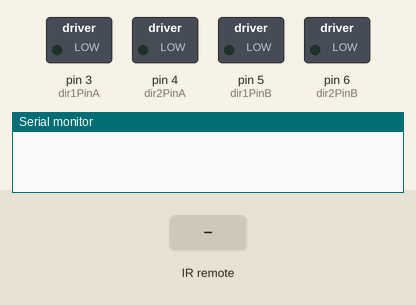
This sketch was run on a simulated Arduino Uno, built with avr-gcc and run on an emulated ATmega328P. On the bench: switched loads named in the sketch (green lamp = pin HIGH), the last lines printed to the serial monitor. The test bench sets the inputs (shaded band).

Above: at 1.2 s.
1.3 s: infrared code 0x20DF02FD received
At 1.8 s:
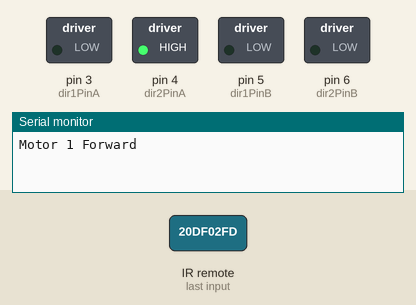
2.8 s: infrared code 0x20DF827D received
At 4.0 s:
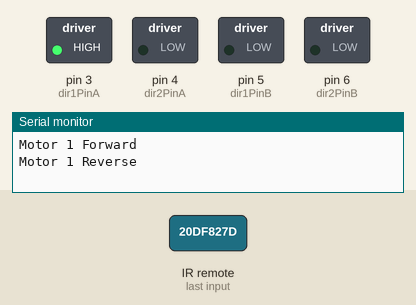
4.3 s: infrared code 0x20DF609F received
At 5.2 s:
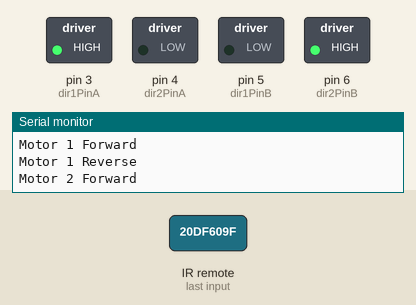
5.8 s: infrared code 0x20DFE01F received
At 6.4 s:
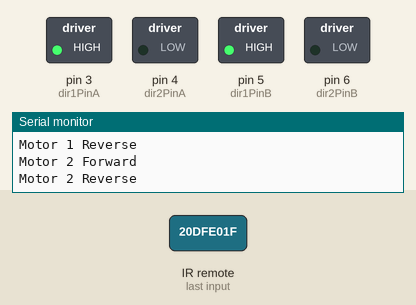
7.3 s: infrared code 0x20DF02FD received
At 8.5 s:
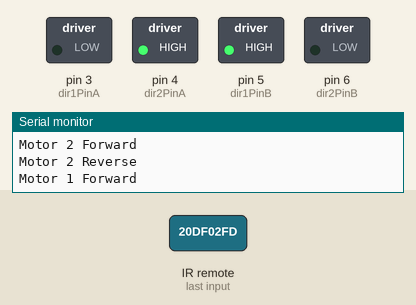
8.8 s: infrared code 0x20DF22DD received
At 9.9 s:
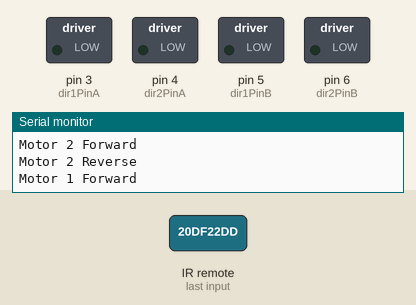
Timing chart, 0 to 11.3 s (numbered marks = the images above; inputs shaded):
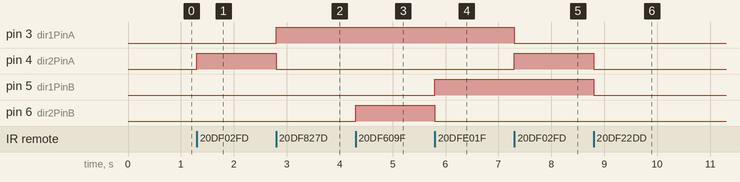

The sketch:

cariv.ino
```cpp
#include <IRremote.h>
//MOTOR 1
int dir1PinA = 3;
int dir2PinA = 4;
//MOTOR 2
int dir1PinB = 5;
int dir2PinB = 6;

int RECV_PIN = 10;
IRrecv irrecv(RECV_PIN);
decode_results results;

void setup() {

  Serial.begin(9600);

  pinMode(dir1PinA,OUTPUT);
  pinMode(dir2PinA,OUTPUT);
  pinMode(dir1PinB,OUTPUT);
  pinMode(dir2PinB,OUTPUT);
  irrecv.enableIRIn();

}

void loop() {
  if (irrecv.decode(&results)) {
    switch(results.value)

    {

    case 0x20DF02FD:  // SETA CIMA
      digitalWrite(dir1PinA, LOW);
      digitalWrite(dir2PinA, HIGH);
      Serial.println("Motor 1 Forward");
      break;

    case 0x20DF827D: //SETA BAIXO
      digitalWrite(dir1PinA, HIGH);
      digitalWrite(dir2PinA, LOW);
      Serial.println("Motor 1 Reverse");
      break;
    case 0x20DF609F:    //SETA DIREITA
      digitalWrite(dir1PinB, LOW);
      digitalWrite(dir2PinB, HIGH);
      Serial.println("Motor 2 Forward");
      break;
    case 0x20DFE01F:            //SETA ESQUERDA
      digitalWrite(dir1PinB, HIGH);
      digitalWrite(dir2PinB, LOW);
      Serial.println("Motor 2 Reverse");
      break;
    case 0x20DF22DD:  //BOTAO OK
      for (int thisPin = 2; thisPin < 11; thisPin++) {
        digitalWrite(thisPin, LOW);


      }

      delay(500);
    }
    irrecv.resume();
  }
}
```

Measured:
- after the input at 1.3 s, pin 4 (dir2PinA): LOW → HIGH at once
- after the input at 2.8 s, pin 3 (dir1PinA): LOW → HIGH at once; pin 4 (dir2PinA): HIGH → LOW at once
- after the input at 4.3 s, pin 6 (dir2PinB): LOW → HIGH at once
- after the input at 5.8 s, pin 5 (dir1PinB): LOW → HIGH at once; pin 6 (dir2PinB): HIGH → LOW at once
- after the input at 7.3 s, pin 3 (dir1PinA): HIGH → LOW at once; pin 4 (dir2PinA): LOW → HIGH at once
- after the input at 8.8 s, pin 4 (dir2PinA), pin 5 (dir1PinB): HIGH → LOW at once
